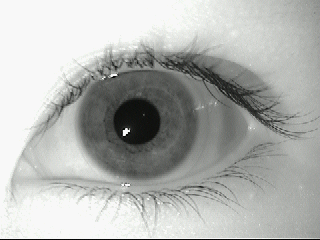
#> input picture dataset/1/left/aeval3.bmp, 320 x 240 px; its folder holds only this picture in this run
$ python preprocessing.py
#> lines starting #> are read from the running program, lines starting #| are printed output that depends on the picture
import cv2
import os

# Input and output folders
input_folder = "dataset"
output_folder = "dataset_processed"
target_size = (128, 128)

# Create output folder if not exists
os.makedirs(output_folder, exist_ok=True)

# Allowed image extensions (added BMP)
valid_exts = [".jpg", ".jpeg", ".png", ".bmp", ".JPG", ".JPEG", ".PNG", ".BMP"]

for person in os.listdir(input_folder):
    person_path = os.path.join(input_folder, person)
    if not os.path.isdir(person_path):
        continue

    output_person_path = os.path.join(output_folder, person)
    os.makedirs(output_person_path, exist_ok=True)

    for eye_side in ["left", "right"]:
        eye_path = os.path.join(person_path, eye_side)
        if not os.path.exists(eye_path):
            print(f"Warning: Folder not found {eye_path}")
            continue

        output_eye_path = os.path.join(output_person_path, eye_side)
        os.makedirs(output_eye_path, exist_ok=True)

        for img_name in os.listdir(eye_path):

            # Skip non-image files (like Thumbs.db)
            if img_name.lower().endswith(".db"):
                continue

            if not any(img_name.endswith(ext) for ext in valid_exts):
                print(f"Skipping non-image file: {img_name}")
                continue

            img_path = os.path.join(eye_path, img_name)
            img = cv2.imread(img_path, cv2.IMREAD_GRAYSCALE)
#> img: shape (240, 320); min 2, max 248, mean 178.5
            if img is None:
                print(f"Warning: Could not read image {img_path}")
                continue

            img = cv2.resize(img, target_size)
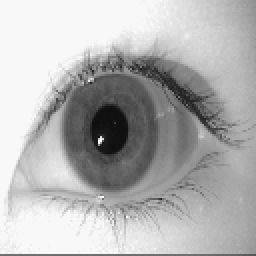
#> img: shape (128, 128) (shown 2 times larger); min 14, max 248, mean 178.4
            cv2.imwrite(os.path.join(output_eye_path, img_name), img)
#> pass 2 of the loop `for person in os.listdir(input_folder):`:
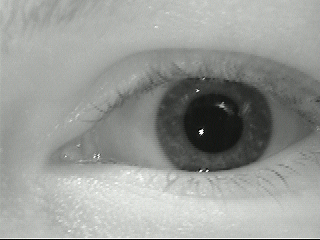
#> input picture dataset/10/left/fional1.bmp, 320 x 240 px
#> `img = cv2.resize(img, target_size)`:
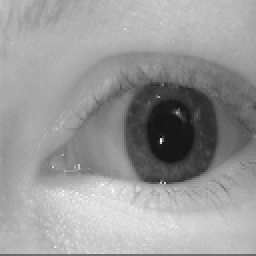
#> img: shape (128, 128) (shown 2 times larger); min 9, max 248, mean 153.5

print("Preprocessing complete. Check dataset_processed folder.")
